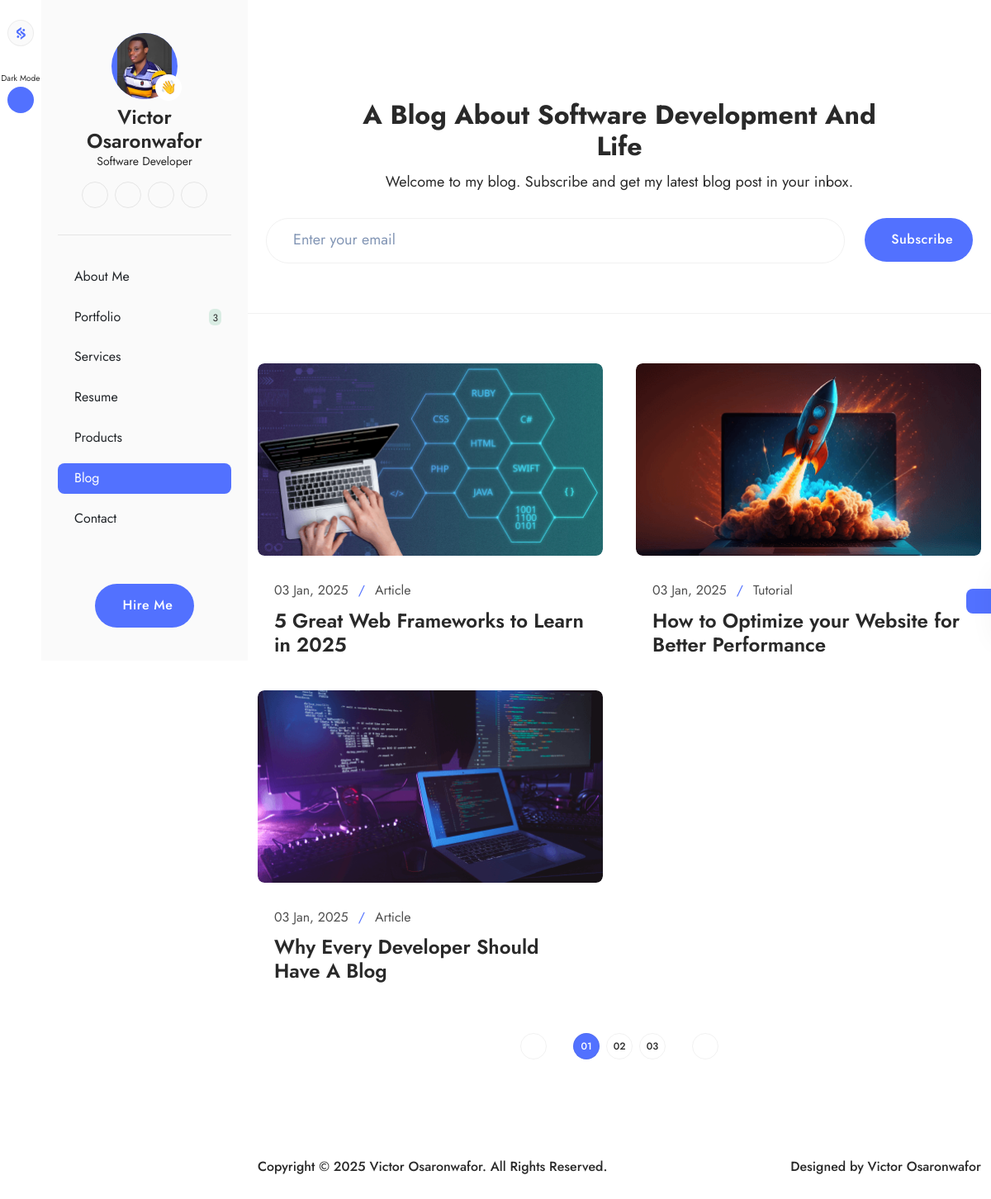
Screenshot of /blog.php with the database file from the repository.
### tables this page shows
CREATE TABLE `about_me` (
  `id` int(11) NOT NULL,
  `name` varchar(255) NOT NULL,
  `role` varchar(255) NOT NULL,
  `intro_title` text NOT NULL,
  `intro_text` text NOT NULL,
  `years_of_experience` int(11) NOT NULL,
  `projects_completed` int(11) NOT NULL,
  `clients_worldwide` int(11) NOT NULL,
  `what_i_do` text NOT NULL,
  `pro_summary` text NOT NULL,
  `skills` text NOT NULL,
  `education` text NOT NULL,
  `awards` text NOT NULL,
  `certifications` text NOT NULL,
  `languages` text NOT NULL,
  `interest` text NOT NULL,
  `github_link` varchar(255) NOT NULL,
  `image` varchar(255) NOT NULL,
  `resume` varchar(255) NOT NULL,
  `status` tinyint(4) NOT NULL DEFAULT 0,
  `date` datetime NOT NULL DEFAULT current_timestamp()
);

CREATE TABLE `posts` (
  `id` int(11) NOT NULL,
  `title` varchar(255) NOT NULL,
  `slug` varchar(255) NOT NULL,
  `category` varchar(255) NOT NULL,
  `caption` text NOT NULL,
  `quote` text NOT NULL,
  `description` longtext NOT NULL,
  `image` varchar(255) NOT NULL,
  `meta_title` varchar(255) NOT NULL,
  `meta_keywords` text NOT NULL,
  `meta_description` text NOT NULL,
  `status` tinyint(4) NOT NULL DEFAULT 0,
  `author` varchar(255) NOT NULL,
  `date` datetime NOT NULL DEFAULT current_timestamp()
);

### webadmin/classes/Database.php (called while the page is built, shortened)
<?php
class Database
{
    private $hostname = "localhost";
    private $username = "root";
    private $password = "";
    private $dbname = "olvios";
    private $conn;
    private function connect()
    {
        try {
            $this->conn = new PDO("mysql:host=$this->hostname;dbname=$this->dbname", $this->username, $this->password);
            $this->conn->setAttribute(PDO::ATTR_ERRMODE, PDO::ERRMODE_EXCEPTION);
        } catch (PDOException $th) {
            echo "Connection failed: " . $th->getMessage();
            die();
        }
    }
    public function getConnection()
    {
        return $this->conn;
    }
}

### webadmin/classes/functions.php (called while the page is built, shortened)
<?php
require 'Database.php';
require 'AboutMe.php';
require 'Blog.php';
require 'Portfolio.php';
$database = new Database();
$aboutMe = new AboutMe($database);
$blog = new Blog($database);
$portfolio = new Portfolio($database);
function setActivePage1($currentPage, $linkPage)
{
    if ($currentPage === $linkPage) {
        return 'bg1-color';
    } else {
        return '';
    }
}
function setActivePage2($currentPage, $linkPage)
{
    if ($currentPage === $linkPage) {
        return 'n11-color';
    } else {
        return '';
    }
}

### webadmin/classes/AboutMe.php (called while the page is built, shortened)
<?php
class AboutMe
{
    private $db;
    public function __construct(Database $database)
    {
        $this->db = $database->getConnection();
    }
    public function getAboutMe()
    {
        $id = '1';
        $sql = "SELECT * FROM about_me WHERE id=? LIMIT 1";
        $statement = $this->db->prepare($sql);
        $statement->bindParam(1, $id, PDO::PARAM_INT);
        $statement->execute();
        $result = $statement->fetch(PDO::FETCH_ASSOC);
        return $result ?: [];
    }
}

### webadmin/classes/Portfolio.php (called while the page is built, shortened)
<?php
class Portfolio
{
    private $db;
    public function __construct(Database $database)
    {
        $this->db = $database->getConnection();
    }
    public function portfolioStatusCount()
    {
        $status = 0;
        $sql = "SELECT * FROM portfolios WHERE status=?";
        $statement = $this->db->prepare($sql);
        $statement->bindParam(1, $status, PDO::PARAM_INT);
        $statement->execute();
        $result = $statement->rowCount();
        return $result ?: [];
    }
}

### webadmin/classes/Blog.php (called while the page is built, shortened)
<?php
class Blog
{
    private $db;
    public function __construct(Database $database)
    {
        $this->db = $database->getConnection();
    }
    public function getBlogPosts($limit)
    {
        $status = 0;
        $sql = "SELECT * FROM posts WHERE status=? ORDER BY date DESC LIMIT $limit";
        $statement = $this->db->prepare($sql);
        $statement->bindParam(1, $status, PDO::PARAM_INT);
        $statement->execute();
        $result = $statement->fetchAll(PDO::FETCH_ASSOC);
        return $result ?: [];
    }
}

### blog.php (the view, shortened to what this page needs)
<?php
$currentPage = "blog";
include_once 'components/head.php';
include_once 'components/side-menu.php';
include_once 'components/color-switcher.php';
?>
<section class="pt-120 pb-120 mt-10 mt-lg-0">
    <div class="pb-60 br-bottom-n3">
        <div class="container">
            <div data-aos="zoom-in" class="page-heading">
                <h3 class="page-title fs-onefw-semibold n5-color mb-2 mb-md-3 text-center">
                    A Blog About Software Development And Life
                </h3>
                <p class="fs-seven n5-color mb-4 mb-md-8 text-center">
                    Welcome to my blog. Subscribe and get my latest blog post in
                    your inbox.
                </p>
                <form class="d-flex flex-wrap flex-sm-nowrap gap-3 gap-md-6">
                    <input placeholder="Enter your email"
                        class="brn4 px-4 px-md-8 py-2 py-md-4 rounded-pill n5-color" />
                    <button
                        class="primary-btn fw-medium px-3 px-md-6 py-2 py-md-4 rounded-pill d-flex align-items-center gap-2 mx-auto h-100 flex-shrink-0">
                        <i class="ph ph-paper-plane-tilt"></i>Subscribe
                    </button>
                </form>
            </div>
        </div>
    </div>
    <div class="container">
        <div class="row g-5 g-md-10 mt-5">
            <?php if ($blogPosts != []): ?>
                <?php foreach ($blogPosts as $blogPost): ?>
                    <div data-aos="fade-up" data-aos-duration="700" class="col-sm-6 col-xxl-4">
                        <a href="blog-details.php?read=<?= $blogPost['slug'] ?>" class="blog-card">
                            <div class="blog-img rounded-3 overflow-hidden">
                                <img src="assets/images/posts/<?= $blogPost['image'] ?>"
                                    alt="<?= $blogPost['title'] ?? '' ?> | Victor Osaronwafor" class="rounded-3 w-100" />
                            </div>
                            <div class="pt-4 pt-md-8 px-3 px-md-5">
                                <div class="d-flex align-items-center gap-3 mb-2 mb-md-3">
                                    <span class="n4-color fs-eight"><?= (date('d M, Y', strtotime($blogPost['date']))) ?></span>
                                    <span class="p1-color fs-eight">/</span>
                                    <span class="n4-color fs-eight"><?= $blogPost['category'] ?? '' ?></span>
                                </div>
                                <h4 class="blog-title fs-five n5-color fw-semibold">
                                    <?= $blogPost['title'] ?? '' ?>
                                </h4>
                            </div>
                        </a>
                    </div>
                <?php endforeach; ?>
            <?php endif; ?>
        </div>
        <div data-aos="zoom-in-up" class="d-flex gap-4 gap-md-8 justify-content-center mt-8 mt-md-15">
            <div class="pagination-countainer brn4 n5-color">
            </div>
            <div class="d-flex gap-2 align-items-center">
                <div class="pagination-countainer brn4 pagination-active">
                    01
                </div>
                <div class="pagination-countainer brn4 n5-color">02</div>
                <div class="pagination-countainer brn4 n5-color">03</div>
            </div>
            <div class="pagination-countainer brn4 n5-color">
            </div>
        </div>
    </div>
</section>
<?php
include_once 'components/footer.php';
?>

### components/head.php (shortened to what this page needs)
<?php
require_once 'webadmin/classes/functions.php';
$getAboutMe = $aboutMe->getAboutMe();
$blogPosts = $blog->getBlogPosts("3");
?>
<!DOCTYPE html>
<html lang="en">
<head>
  <link rel="stylesheet" href="assets/css/style.css" />
  <link rel="stylesheet" href="../unpkg.com/aos%403.0.0-beta.6/dist/aos.css" />
  <link rel="stylesheet" href="../cdn.jsdelivr.net/npm/swiper%4011/swiper-bundle.min.css" />
</head>
<body>
  <div class="d-flex gap-6">

### components/side-menu.php (shortened to what this page needs)
    <div class="side-menu">
      <div class="d-flex">
        <div class="side-menu-left">
          <div>
            <div class="d-flex flex-column gap-8 justify-content-center align-items-center mt-6">
              <a href="index.php" class="side-icon p1-color bgn2-color brn4">
              </a>
              <div class="d-flex flex-column align-items-center gap-1">
                <span class="toggle_name fs-eleven n5-color">DarkMode</span>
                <button class="side-icon bg1-color mood_toggle">
                </button>
              </div>
            </div>
          </div>
        </div>
        <div class="side-menu-right overflow-y-auto">
          <div class="d-flex flex-column gap-6 justify-content-between py-10 px-5 bgn2-color h-100">
            <div class="">
              <div class="sidebar-profile">
                <div class="position-relative">
                  <div class="profile-img1 d-flex justify-content-center overflow-hidden">
                    <img src="assets/images/aboutMe/<?= $getAboutMe['image'] ?>" alt="<?= $getAboutMe['name'] ?? '' ?>" class="" />
                  </div>
                  <span class="thumb">👋</span>
                </div>
                <h4 class="n5-color fw-semibold fs-five mt-2 text-center">
                <?= $getAboutMe['name'] ?? '' ?>
                </h4>
                <span class="n5-color fs-nine d-block text-center"><?= $getAboutMe['role'] ?? '' ?></span>
                <div class="d-flex justify-content-center gap-2 align-items-center mt-4">
                  <a href="javascript:void(0)" class="social-icon p1-color">
                  </a>
                  <a href="javascript:void(0)" class="social-icon p1-color">
                  </a>
                  <a href="javascript:void(0)" class="social-icon p1-color">
                  </a>
                  <a href="javascript:void(0)" class="social-icon p1-color">
                  </a>
                </div>
              </div>
              <div class="line-divider my-4 my-md-8"></div>
              <div class="menu-list">
                <ul class="d-flex flex-column gap-3">
                  <li class="rounded-3 <?= setActivePage1($currentPage, 'homepage') ?>">
                    <a href="index.php" class="d-flex align-items-center gap-2 <?= setActivePage2($currentPage, 'homepage') ?> fs-eight px-3 py-2"> About Me</a>
                  </li>
                  <li class="rounded-3 <?= setActivePage1($currentPage, 'portfolio') ?>">
                    <a href="portfolio.php" class="d-flex justify-content-between align-items-center">
                      <div class="d-flex align-items-center gap-2 <?= setActivePage2($currentPage, 'portfolio') ?> fs-eight px-3 py-2">
                        <i class="ph ph-code-block fs-six"></i> Portfolio
                      </div>
                      <span class="n5-color bg2-color fs-ten px-1 pt-1 rounded-2 me-3"><?= $portfolio->portfolioStatusCount() ?></span>
                    </a>
                  </li>
                  <li class="rounded-3 <?= setActivePage1($currentPage, 'services') ?>">
                    <a href="services.php" class="d-flex align-items-center gap-2 <?= setActivePage2($currentPage, 'services') ?> fs-eight px-3 py-2">Services</a>
                  </li>
                  <li class="rounded-3 <?= setActivePage1($currentPage, 'resume') ?>">
                    <a href="resume.php" class="d-flex align-items-center gap-2 <?= setActivePage2($currentPage, 'resume') ?>  fs-eight px-3 py-2" > Resume</a>
                  </li>
                  <li class="rounded-3 <?= setActivePage1($currentPage, 'products') ?>">
                    <a href="products.php" class="d-flex align-items-center gap-2 <?= setActivePage2($currentPage, 'products') ?> fs-eight px-3 py-2">Products</a>
                  </li>
                  <li class="rounded-3 <?= setActivePage1($currentPage, 'blog') ?>">
                    <a href="blog.php" class="d-flex align-items-center gap-2 <?= setActivePage2($currentPage, 'blog') ?> fs-eight px-3 py-2">Blog</a>
                  </li>
                  <li class="rounded-3 <?= setActivePage1($currentPage, 'contact') ?>">
                    <a href="contact.php" class="d-flex align-items-center gap-2 <?= setActivePage2($currentPage, 'contact') ?> fs-eight px-3 py-2">Contact</a>
                  </li>
                </ul>
              </div>
            </div>
            <a href="contact.php"
              class="primary-btn fw-medium px-3 px-md-6 py-2 py-md-4 rounded-pill d-flex align-items-center gap-2 mx-auto">
              <i class="ph ph-paper-plane-tilt"></i>Hire Me
            </a>
          </div>
        </div>
      </div>
    </div>
<div class="main-content w-100">

### components/color-switcher.php (shortened to what this page needs)
<div class="color-switcher">
  <button class="switcher-btn">
  </button>
</div>

### components/footer.php (shortened to what this page needs)
      <section
        class="container d-flex flex-wrap gap-3 gap-md-6 justify-content-center justify-content-sm-between align-items-center pb-4 pb-md-8 text-center mb-16 mb-lg-0">
        <span class="fs-eight fw-medium n5-color order-sm-2">Designed by
          <a href="javascript:void(0)" class="fs-eight fw-medium n5-color">Victor Osaronwafor</a></span>
        <span class="fs-eight fw-medium n5-color order-sm-1">Copyright © <?= date('Y') ?>
          <a href="index.php" class="fs-eight fw-medium n5-color">Victor Osaronwafor</a>. All Rights Reserved.</span>
      </section>
    </div>
</div>
</body>
</html>

### rows the page displays
about_me: image (picture), name "Victor Osaronwafor", role "Software Developer"
posts: image (picture), date "03 Jan, 2025", category "Article", title "5 Great Web Frameworks to Learn in 2025"
posts: image (picture), date "03 Jan, 2025", category "Tutorial", title "How to Optimize your Website for Better Performance"
posts: image (picture), date "03 Jan, 2025", category "Article", title "Why Every Developer Should Have A Blog"

### other values shown
$portfolio->portfolioStatusCount() "3"
